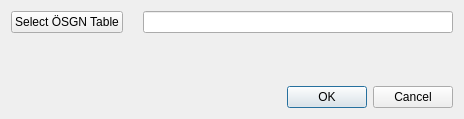
<?xml version="1.0" encoding="UTF-8"?>
<ui version="4.0">
 <class>Dialog_load_stations</class>
 <widget class="QDialog" name="Dialog_load_stations">
  <property name="geometry">
   <rect>
    <x>0</x>
    <y>0</y>
    <width>464</width>
    <height>119</height>
   </rect>
  </property>
  <property name="windowTitle">
   <string>Load stations</string>
  </property>
  <layout class="QVBoxLayout" name="verticalLayout_2">
   <item>
    <layout class="QVBoxLayout" name="verticalLayout">
     <property name="spacing">
      <number>20</number>
     </property>
     <item>
      <layout class="QFormLayout" name="formLayout">
       <item row="0" column="0">
        <widget class="QPushButton" name="pushButton_select_oesgn_table">
         <property name="toolTip">
          <string>Select ÖSGN table file</string>
         </property>
         <property name="text">
          <string>Select ÖSGN Table</string>
         </property>
        </widget>
       </item>
       <item row="0" column="1">
        <widget class="QLineEdit" name="lineEdit_oesgn_table_file_path">
         <property name="toolTip">
          <string>Enter path to ÖSGN table file</string>
         </property>
        </widget>
       </item>
      </layout>
     </item>
     <item>
      <widget class="QDialogButtonBox" name="buttonBox">
       <property name="orientation">
        <enum>Qt::Horizontal</enum>
       </property>
       <property name="standardButtons">
        <set>QDialogButtonBox::Cancel|QDialogButtonBox::Ok</set>
       </property>
      </widget>
     </item>
    </layout>
   </item>
  </layout>
 </widget>
 <tabstops>
  <tabstop>pushButton_select_oesgn_table</tabstop>
  <tabstop>lineEdit_oesgn_table_file_path</tabstop>
 </tabstops>
 <resources/>
 <connections>
  <connection>
   <sender>buttonBox</sender>
   <signal>accepted()</signal>
   <receiver>Dialog_load_stations</receiver>
   <slot>accept()</slot>
   <hints>
    <hint type="sourcelabel">
     <x>248</x>
     <y>254</y>
    </hint>
    <hint type="destinationlabel">
     <x>157</x>
     <y>274</y>
    </hint>
   </hints>
  </connection>
  <connection>
   <sender>buttonBox</sender>
   <signal>rejected()</signal>
   <receiver>Dialog_load_stations</receiver>
   <slot>reject()</slot>
   <hints>
    <hint type="sourcelabel">
     <x>316</x>
     <y>260</y>
    </hint>
    <hint type="destinationlabel">
     <x>286</x>
     <y>274</y>
    </hint>
   </hints>
  </connection>
 </connections>
</ui>
